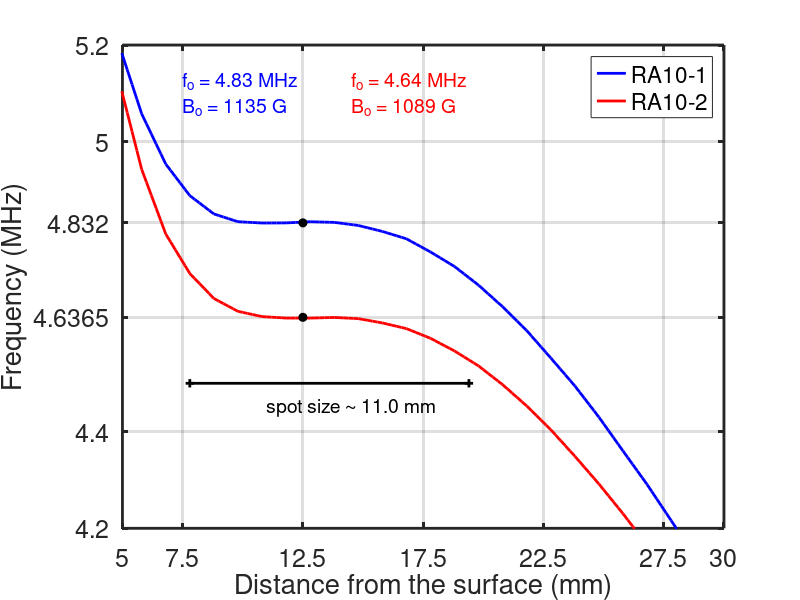

Reproduce this figure in MATLAB.
close all
load RA10-1_1D_Magnetic_field
B1=B;
B1=B1*1e-4*42.576;
fo1 = 4.8320;
zo = 12.5;
P90 = 9;
%% interpol
zi=z(1):0.02:z(end);
B1 = interp1(z,B1,zi);
z=zi;
%%
figure
z=z*10;

plot(z,B1,'-b','linewidth',2)
xlabel('Distance from the surface (mm)','fontsize',18)
ylabel('Frequency (MHz)','fontsize',18)
hold on
% plot(zo,fo1,'ok','markerfacecolor','k')
grid
 %set(gca,'box','on','linewidth',2,'fontsize',18,'Xlim',[5 30],'Ylim',[4.2 7],'Ytick',[4.0 4.2 4.4 4.8 4.8 5 ])

[a1 RL1] = min(abs(B1-(fo1-1/P90)));
[b1 LL1] = min(abs(B1-(fo1+1/P90)));





%%
hold on
load RA10-2_1D_Magnetic_field
B2=B;
B2=B2*1e-4*42.576;
fo2 = 4.6365;
zo = 12.5;
P90 = 11;
%% interpol
zi=z(1):0.02:z(end);
B2 = interp1(z,B2,zi);
z=zi;
%%

z=z*10;

plot(z,B2,'-r','linewidth',2)
xlabel('Distance from the surface (mm)','fontsize',18)
ylabel('Frequency (MHz)','fontsize',18)
hold on
plot(zo,fo1,'ok','markerfacecolor','k')
plot(zo,fo2,'ok','markerfacecolor','k')

 set(gca,'box','on','linewidth',2,'fontsize',18,'Xlim',[5 30],'Ylim',[4.2 5.2],'Ytick',[4.2 4.4 4.6365 4.8320 5 5.2],'Xtick',[5 7.5 12.5 17.5 22.5 27.5 30])

[a2 RL2] = min(abs(B2-(fo2-1/P90)));
[b2 LL2] = min(abs(B2-(fo2+1/P90)));

% plot(z(RL1),B1(RL1),'s',z(LL1),B1(LL1),'s')
%  plot(z(RL2),B2(RL2)-0.1,'s',z(LL2),B2(LL2)-0.1,'s')
plot([z(RL2) z(LL2)],[4.5 4.5],'-+k','linewidth',2)
z(LL2)-z(RL2)
legend('RA10-1','RA10-2')
grid on
text(7.5,5.1,{'f_o = 4.83 MHz';'B_o = 1135 G'},'fontsize',14,'color','b')
text(14.5,5.1,{'f_o = 4.64 MHz';'B_o = 1089 G'},'fontsize',14,'color','r')
text(11,4.45,'spot size \sim 11.0 mm','fontsize',14,'color','k')


print -f1 -r500 -dtiff  RA10-x_Graph_line


% %  errorbar_x(zo, fo1,zo-z(RL1), z(LL1)-zo,'k')
% errorbar_x(zo, fo2,z(RL2)-zo, zo-z(LL2),'k')
